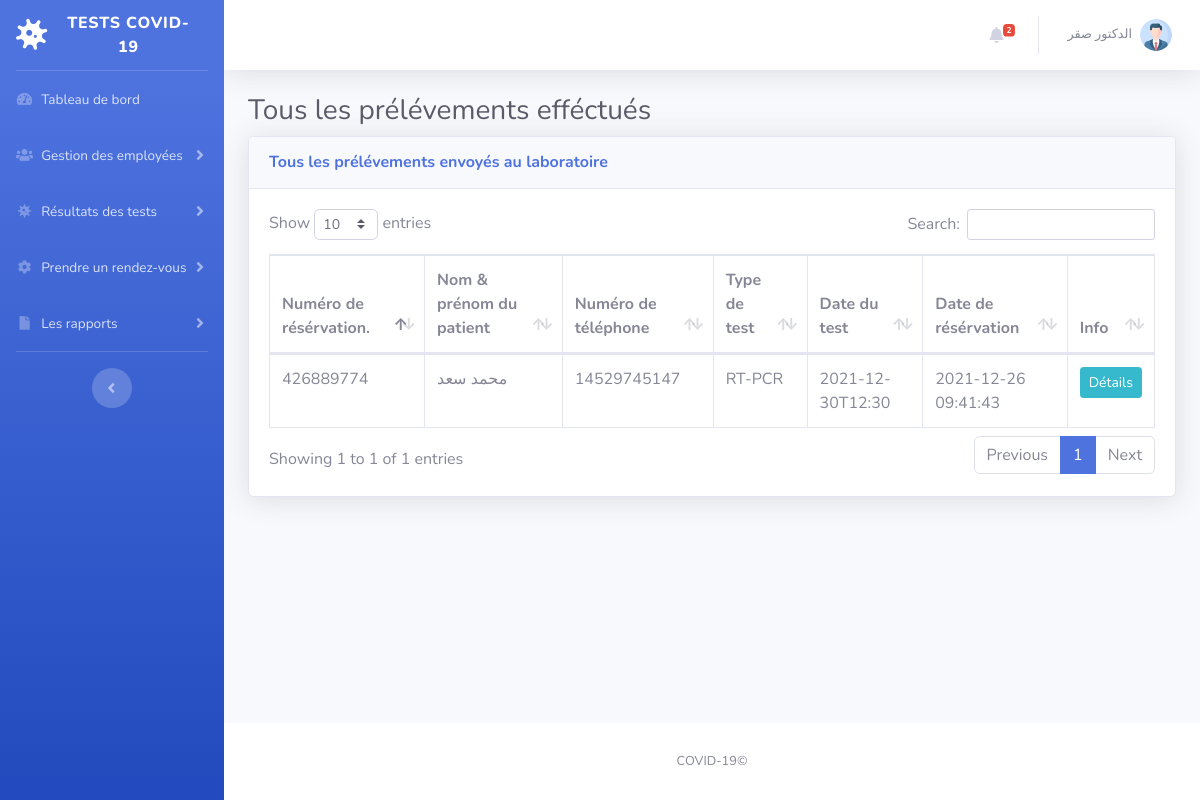
/sample-collected-test.php (signed in), run on the app's committed database.
### tables this page shows
CREATE TABLE `tbltestrecord` (
  `id` int(11) NOT NULL,
  `OrderNumber` bigint(14) DEFAULT NULL,
  `PatientMobileNumber` bigint(14) DEFAULT NULL,
  `TestType` varchar(100) DEFAULT NULL,
  `TestTimeSlot` varchar(120) DEFAULT NULL,
  `ReportStatus` varchar(100) DEFAULT NULL,
  `FinalReport` varchar(150) DEFAULT NULL,
  `ReportUploadTime` varchar(200) DEFAULT NULL,
  `RegistrationDate` timestamp NULL DEFAULT current_timestamp(),
  `AssignedtoEmpId` varchar(150) DEFAULT NULL,
  `AssigntoName` varchar(180) DEFAULT NULL,
  `AssignedTime` varchar(100) DEFAULT NULL
);

CREATE TABLE `tblpatients` (
  `id` int(11) NOT NULL,
  `FullName` varchar(120) DEFAULT NULL,
  `MobileNumber` bigint(12) DEFAULT NULL,
  `DateOfBirth` date DEFAULT NULL,
  `GovtIssuedId` varchar(150) DEFAULT NULL,
  `GovtIssuedIdNo` varchar(150) DEFAULT NULL,
  `FullAddress` varchar(255) DEFAULT NULL,
  `State` varchar(200) DEFAULT NULL,
  `RegistrationDate` timestamp NOT NULL DEFAULT current_timestamp()
);

### sample-collected-test.php (the view, shortened to what this page needs)
<?php session_start();
include_once('includes/config.php');
if (strlen($_SESSION['aid']==0)) {
  header('location:logout.php');
  } else{
?>
<!DOCTYPE html>
<html lang="en">
<head>
    <link href="vendor/fontawesome-free/css/all.min.css" rel="stylesheet" type="text/css">
    <link href="css/sb-admin-2.min.css" rel="stylesheet">
    <link href="vendor/datatables/dataTables.bootstrap4.min.css" rel="stylesheet">
</head>
<body id="page-top">
    <div id="wrapper">
  <?php include_once('includes/sidebar.php');?>
        <div id="content-wrapper" class="d-flex flex-column">
            <div id="content">
<?php include_once('includes/topbar.php');?>
                <div class="container-fluid">
                    <h1 class="h3 mb-2 text-gray-800">Tous les prélévements efféctués</h1>
                    <div class="card shadow mb-4">
                        <div class="card-header py-3">
                            <h6 class="m-0 font-weight-bold text-primary">Tous les prélévements envoyés au laboratoire</h6>
                        </div>
                        <div class="card-body">
                            <div class="table-responsive">
                                <form name="assignto" method="post">
                    <table class="table table-bordered" id="dataTable" width="100%" cellspacing="0">
                                    <thead>
                                        <tr>
                                            <th>Numéro de résérvation.</th>
                                            <th>Nom & prénom du patient</th>
                                            <th>Numéro de téléphone</th>
                                            <th>Type de test</th>
                                            <th>Date du test</th>
                                            <th>Date de résérvation</th>
                                            <th>Info</th>
                                        </tr>
                                    </thead>
                                    <tbody>
<?php $query=mysqli_query($con,"select tbltestrecord.OrderNumber,tblpatients.FullName,tblpatients.MobileNumber,tbltestrecord.TestType,tbltestrecord.TestTimeSlot,tbltestrecord.RegistrationDate,tbltestrecord.id as testid from tbltestrecord
join tblpatients on tblpatients.MobileNumber=tbltestrecord.PatientMobileNumber
where ReportStatus='Sample Collected'
    ");
$cnt=1;
while($row=mysqli_fetch_array($query)){
?>
                                        <tr>
                                            <td><?php echo $row['OrderNumber'];?></td>
                                            <td><?php echo $row['FullName'];?></td>
                                            <td><?php echo $row['MobileNumber'];?></td>
                                            <td><?php echo $row['TestType'];?></td>
                                            <td><?php echo $row['TestTimeSlot'];?></td>
                                             <td><?php echo $row['RegistrationDate'];?></td>
                                            <td>
                                <a href="test-details.php?tid=<?php echo $row['testid'];?>&&oid=<?php echo $row['OrderNumber'];?>" class="btn btn-info btn-sm"> Détails</a>
                            </td>
                                        </tr>
<?php $cnt++;} ?>
                                    </tbody>
                                </table>
                                     </form>
                            </div>
                        </div>
                    </div>
                </div>
            </div>
    <?php include_once('includes/footer.php');?>
        </div>
    </div>
</body>
</html>
<?php } ?>

### includes/topbar.php (shortened to what this page needs)
      <nav class="navbar navbar-expand navbar-light bg-white topbar mb-4 static-top shadow">
            <?php if($_SESSION['aid']):?>
                    <ul class="navbar-nav ml-auto">
<?php $query=mysqli_query($con,"select * from tbltestrecord where ReportStatus is null");
$count=mysqli_num_rows($query);
?>
                        <li class="nav-item dropdown no-arrow mx-1">
                            <a class="nav-link dropdown-toggle" href="#" id="alertsDropdown" role="button"
                                data-toggle="dropdown" aria-haspopup="true" aria-expanded="false">
                                <i class="fas fa-bell fa-fw"></i>
                                <span class="badge badge-danger badge-counter"><?php echo $count;?></span>
                            </a>
                        </li>
                        <li class="nav-item dropdown no-arrow">
                            <a class="nav-link dropdown-toggle" href="#" id="userDropdown" role="button"
                                data-toggle="dropdown" aria-haspopup="true" aria-expanded="false">
                <?php
$adid=$_SESSION['aid'];
$ret1=mysqli_query($con,"select AdminName from tbladmin where ID='$adid'");
while($row1=mysqli_fetch_array($ret1)){
?>
                                <span class="mr-2 d-none d-lg-inline text-gray-600 small"><?php  echo $row1['AdminName'];?></span>
                           <?php } ?>
                                <img class="img-profile rounded-circle"
                                    src="img/profile.png">
                            </a>
                        </li>
                    </ul>
                <?php endif;?>
                </nav>

### data on the page
tbltestrecord: OrderNumber "426889774", tblpatients.FullName "محمد سعد", tblpatients.MobileNumber "14529745147", TestType "RT-PCR", TestTimeSlot "2021-12-30T12:30", RegistrationDate "2021-12-26 09:41:43"

### other printed values
$count "2"
$row1['AdminName'] "الدكتور صقر"
